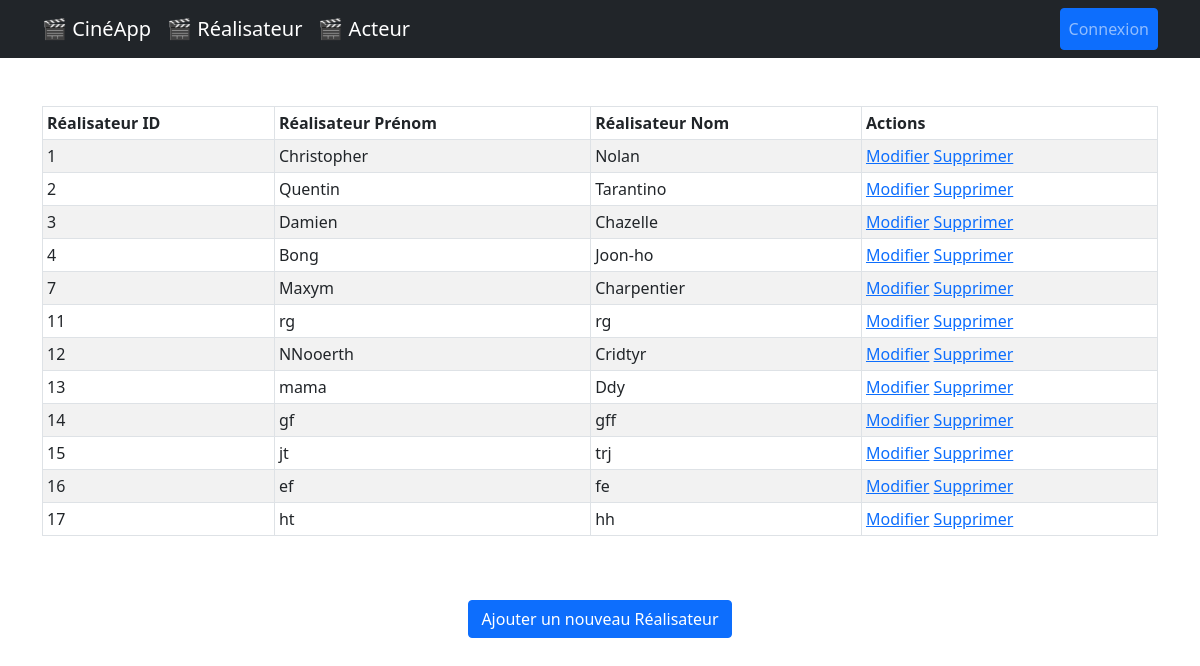
/realisateur/, run on an earlier commit of the app's database.
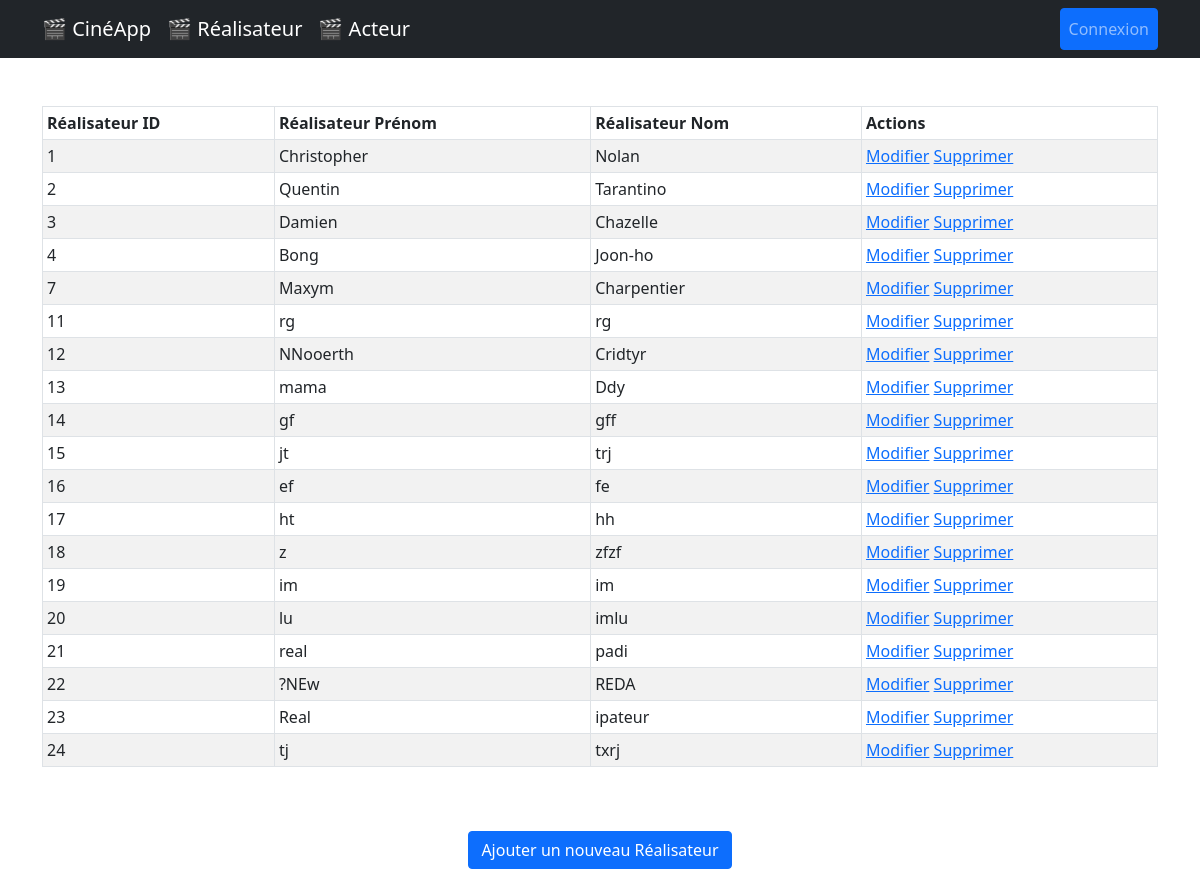
And on a later commit of the database.
### lesFilms/models.py (models this page shows, shortened)
class Realisateur(models.Model):
    nom = models.CharField(max_length=250)
    prenom = models.CharField(max_length=250)

### lesFilms/views.py (the view)
# urls.py: path("realisateur/", views.RealisateurListView.as_view(), name="realisateur_list"),
class RealisateurListView(ListView):
    model = Realisateur
    template_name = (
        "lesFilms/realisateur/realisateur_list.html"  # Nom du template à utiliser
    )
    context_object_name = (
        "realisateurs"  # Nom de la variable à utiliser dans le template
    )

### lesFilms/templates/lesFilms/realisateur/realisateur_list.html (shortened to what this page needs)
{% extends "lesFilms/base.html" %}
{% block content %}
<table class="table table-striped table-bordered table-sm">
  <thead class="thead-dark">
    <tr>
      <th>Réalisateur ID</th>
      <th>Réalisateur Prénom</th>
      <th>Réalisateur Nom</th>
      <th>Actions</th>
    </tr>
  </thead>
  <tbody>
    {% for realisateur in realisateurs %}
    <tr>
      <td>{{ realisateur.id }}</td>
      <td>{{ realisateur.prenom }}</td>
      <td>{{ realisateur.nom }}</td>
      <td>
        <a href="{% url 'realisateur_edit' realisateur.id %}"
          ><span class="glyphicon glyphicon-pencil">Modifier</span></a
        >
        <a
          href="#"
          data-bs-toggle="modal"
          data-bs-target="#deleteModal"
          data-url="{% url 'realisateur_delete' realisateur.id %}"
          class="open-deleteModal"
          >Supprimer</a
        >
      </td>
    </tr>
    {% endfor %}
  </tbody>
</table>
<br />
<br />
<div class="justify-content-center d-flex">
  <a href="{% url 'realisateur_add' %}" class="btn btn-primary"
    >Ajouter un nouveau Réalisateur</a
  >
</div>
{% endblock %}

What changed in the data, as far as the page shows it:
added Realisateur: id "18", prenom "z", nom "zfzf"
added Realisateur: id "19", prenom "im", nom "im"
added Realisateur: id "20", prenom "lu", nom "imlu"
added Realisateur: id "21", prenom "real", nom "padi"
added Realisateur: id "22", prenom "?NEw", nom "REDA"
added Realisateur: id "23", prenom "Real", nom "ipateur"
added Realisateur: id "24", prenom "tj", nom "txrj"
